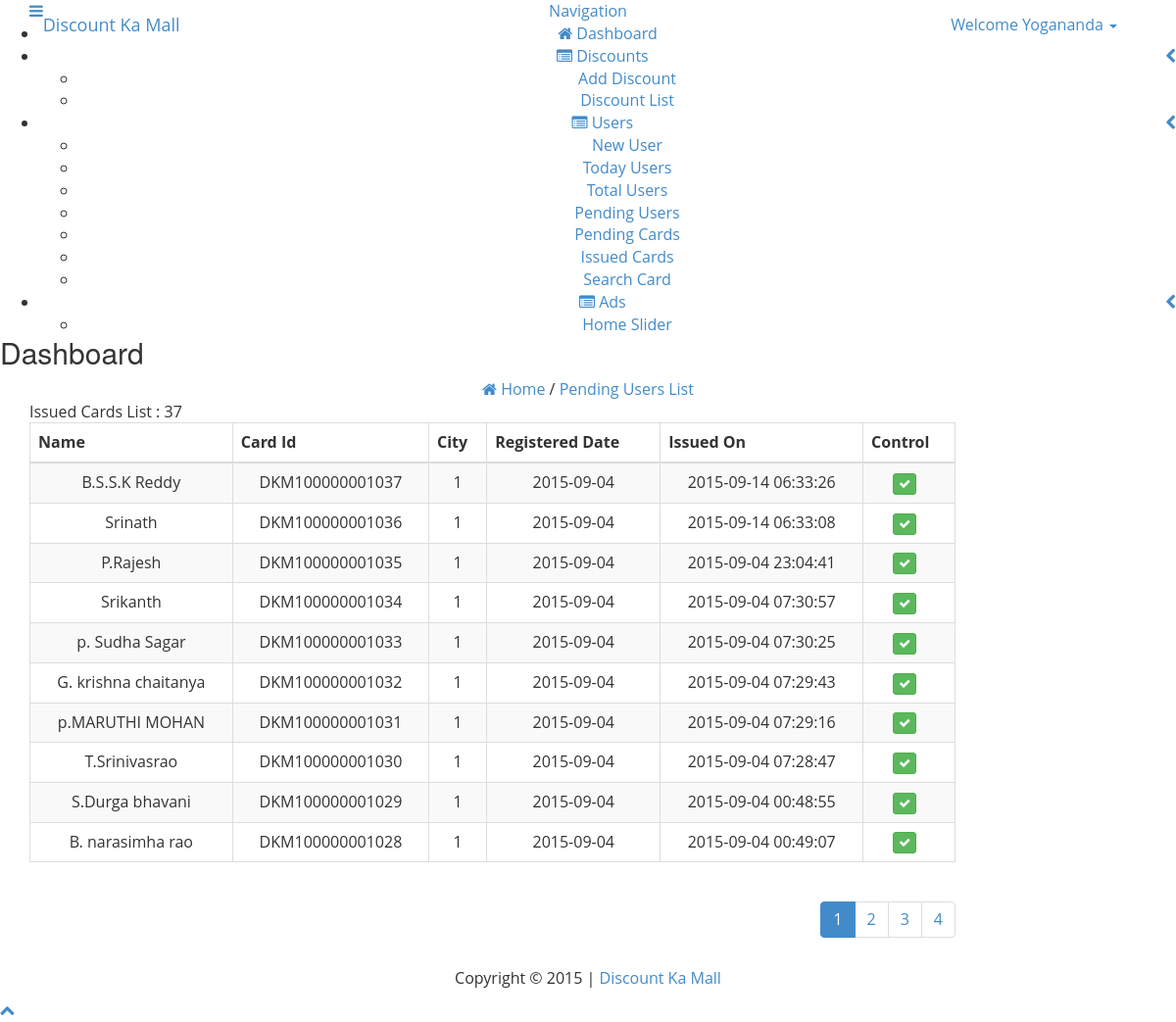
The app's page /discountmall/issued-cards.php (signed in) with its own data.
### tables this page shows
CREATE TABLE IF NOT EXISTS `users` (
  `sno` int(10) NOT NULL AUTO_INCREMENT,
  `userid` varchar(20) NOT NULL,
  `full_name` varchar(255) NOT NULL,
  `email` varchar(255) NOT NULL,
  `pass` varchar(50) NOT NULL,
  `gender` enum('M','F') NOT NULL,
  `mobile` varchar(20) NOT NULL,
  `dob` date NOT NULL,
  `aid` varchar(30) NOT NULL,
  `acard` varchar(255) NOT NULL,
  `cphoto` varchar(255) NOT NULL,
  `address` mediumtext NOT NULL,
  `city` varchar(5) NOT NULL,
  `terms` tinyint(1) NOT NULL,
  `dcard` tinyint(1) NOT NULL,
  `issby` varchar(20) NOT NULL,
  `rdate` date NOT NULL,
  `apply_status` varchar(10) NOT NULL,
  PRIMARY KEY (`sno`)
);

CREATE TABLE IF NOT EXISTS `discards` (
  `sno` int(10) NOT NULL AUTO_INCREMENT,
  `userid` varchar(20) NOT NULL,
  `card_type` varchar(100) NOT NULL,
  `card_amount` float NOT NULL,
  `issue_date` date NOT NULL,
  `valid_date` date NOT NULL,
  `apply_date` date NOT NULL,
  `posted_date` datetime NOT NULL,
  `cardid` varchar(20) NOT NULL,
  PRIMARY KEY (`sno`)
);

### discountmall/issued-cards.php (the view, shortened to what this page needs)
<?php
$admin_name=$_SESSION['uname'];
?>
<!DOCTYPE html>
<html lang="en">
<head>
  <link href="style/bootstrap.css" rel="stylesheet">
  <link rel="stylesheet" href="style/font-awesome.css">
  <link rel="stylesheet" href="style/jquery-ui-1.9.2.custom.min.css">
  <link rel="stylesheet" href="style/fullcalendar.css">
  <link rel="stylesheet" href="style/prettyPhoto.css">
  <link rel="stylesheet" href="style/rateit.css">
  <link rel="stylesheet" href="style/bootstrap-datetimepicker.min.css">
  <link rel="stylesheet" href="style/jquery.cleditor.css">
  <link rel="stylesheet" href="style/uniform.default.html">
  <link rel="stylesheet" href="style/daterangepicker-bs3.css" />
  <link rel="stylesheet" href="style/bootstrap-switch.css">
  <link href="style/style.css" rel="stylesheet">
  <link href="style/widgets.css" rel="stylesheet">
  <link href="style/jquery.gritter.css" rel="stylesheet">
</head>
<body>
<header>
<div class="navbar navbar-fixed-top bs-docs-nav" role="banner">
    <div class="container">
      <div class="navbar-header">
      <a href="#" class="pull-left menubutton hidden-xs"><i class="fa fa-bars"></i></a>
		  <a href="dashboard.php" class="navbar-brand">Discount <span class="bold">Ka Mall</span></a>
		</div>
      <nav class="collapse navbar-collapse bs-navbar-collapse" role="navigation">
        <ul class="nav navbar-nav pull-right">
          <li class="dropdown pull-right user-data">
            <a data-toggle="dropdown" class="dropdown-toggle" href="#">
              Welcome <span class="bold"><?php echo ucfirst($admin_name);?></span> <b class="caret"></b>
            </a>
          </li>
        </ul>
      </nav>
    </div>
  </div>
</header>
<div class="content">
    <div class="sidebar">
        <div class="sidebar-dropdown"><a href="#">Navigation</a></div>
        <ul id="nav">
          <li><a href="dashboard.php" class="open"><i class="fa fa-home"></i> <span>Dashboard</span></a></li>
          <li class="has_sub"><a href="#"><i class="fa fa-list-alt"></i> <span>Discounts</span> <span class="pull-right"><i class="fa fa-chevron-left"></i></span></a>
            <ul>
              <li><a href="add-discount.php">Add Discount</a></li>
              <li><a href="discount-list.php">Discount List</a></li>
            </ul>
          </li>
		<li class="has_sub"><a href="#" class="open"><i class="fa fa-list-alt"></i> <span>Users</span> <span class="pull-right"><i class="fa fa-chevron-left"></i></span></a>
            <ul>
				<li><a href="new-user.php">New User</a></li>
				<li><a href="today-users.php">Today Users</a></li>
				<li><a href="total-users.php">Total Users</a></li>
				<li><a href="pending-users.php">Pending Users</a></li>
				<li><a href="card-pendings.php">Pending Cards</a></li>
        <li><a href="issued-cards.php" class="active">Issued Cards</a></li>
        <li><a href="search-user.php">Search Card</a></li>
            </ul>
        </li>
		<li class="has_sub"><a href="#"><i class="fa fa-list-alt"></i> <span>Ads</span> <span class="pull-right"><i class="fa fa-chevron-left"></i></span></a>
            <ul>
				<li><a href="home-slider.php">Home Slider</a></li>
            </ul>
        </li>
        </ul>
    </div>
  	<div class="mainbar">
	    <div class="page-head">
	      <h2 class="pull-left">Dashboard</h2>
        <div class="clearfix"></div>
        <div class="bread-crumb">
          <a href="dashboard.php"><i class="fa fa-home"></i> Home</a>
          <span class="divider">/</span>
          <a href="#" class="bread-current">Pending Users List</a>
        </div>
	    </div>
	    <div class="matter">
        <div class="container">
			<div class="row">
				<div class="col-md-10">
				<?php
					if(isset($_GET['edit']))
					{
						$disid=$_GET['edit'];
						$edit_discount=mysql_query("select * from discounts where disid='{$disid}'");
						$edetails=mysql_fetch_array($edit_discount);
						?>
						<div class="widget">
                <div class="widget-head">
                  <div class="pull-left">Edit Discount</div>
                  <div class="clearfix"></div>
                </div>
                <div class="widget-content">
                  <div class="padd">
                     <form class="form-horizontal" role="form" method="post" action="" enctype="multipart/form-data" onsubmit="return valid_details();">
							<input type="hidden" name="disid" value="<?php echo $disid; ?>">
							<div class="form-group">
                                  <label class="col-lg-2 control-label">Category</label>
                                  <div class="col-lg-10">
                                    <select class="form-control" name="cat" id="cat">
                                      <option value="Auto" <?php if($edetails['category']=="Auto"){ ?> selected="selected" <?php } ?>>Automobiles</option>
									  <option value="Beauty" <?php if($edetails['category']=="Beauty"){ ?> selected="selected" <?php } ?>>Beauty & Spa</option>
                                      <option value="Mobiles" <?php if($edetails['category']=="Mobiles"){ ?> selected="selected" <?php } ?>>Mobiles</option>
                                      <option value="Gaming" <?php if($edetails['category']=="Gaming"){ ?> selected="selected" <?php } ?>>Gaming</option>
                                      <option value="Hospitals"<?php if($edetails['category']=="Hospitals"){ ?> selected="selected" <?php } ?>>Hospitals</option>
                                      <option value="Hotels" <?php if($edetails['category']=="Hotels"){ ?> selected="selected" <?php } ?>>Hotels</option>
									  <option value="Shopping" <?php if($edetails['category']=="Shopping"){ ?> selected="selected" <?php } ?>>Shopping</option>
									  <option value="Restaurants" <?php if($edetails['category']=="Restaurants"){ ?> selected="selected" <?php } ?>>Restaurants</option>
									  <option value="Travels" <?php if($edetails['category']=="Travels"){ ?> selected="selected" <?php } ?>>Travels</option>
                                    </select>
                                  </div>
                            </div>
                                <div class="form-group">
                                  <label class="col-lg-2 control-label">Ad Title</label>
                                  <div class="col-lg-10">
                                    <input type="text" class="form-control" name="adtitle" id="adtitle" placeholder="Ad Title" value="<?php echo $edetails['adtitle']; ?>">
                                  </div>
                                </div>
                                <div class="form-group">
                                  <label class="col-lg-2 control-label">Discount</label>
                                  <div class="col-lg-10">
                                    <input type="text" class="form-control" name="discount" id="discount" placeholder="Discount" value="<?php echo $edetails['discount']; ?>">
                                  </div>
                                </div>
                                <div class="form-group">
                                  <label class="col-lg-2 control-label">Address</label>
                                  <div class="col-lg-10">
                                    <textarea class="form-control" rows="3" name="address" id="address" placeholder="Address"><?php echo $edetails['address']; ?></textarea>
                                  </div>
                                </div>
								<div class="form-group">
                                  <label class="col-lg-2 control-label">Contact Details</label>
                                  <div class="col-lg-10">
                                    <textarea class="form-control" rows="2" name="cdetails" id="cdetails" placeholder="Contact Details"><?php echo $edetails['cdetails']; ?></textarea>
                                  </div>
                                </div>
								<div class="form-group">
                                  <label class="col-lg-2 control-label">Description</label>
                                  <div class="col-lg-10">
                                    <textarea class="form-control" rows="3" name="desc" id="desc" placeholder="Description"><?php echo $edetails['description']; ?></textarea>
                                  </div>
                                </div>
								<div class="form-group">
                                  <label class="col-lg-2 control-label">Discount Logo</label>
                                  <div class="col-lg-10">
								  <img src="<?php echo $edetails['dlogo']; ?>" width="100" height="100"><br/><br/>
                                    <input type="file" name="dimage" id="dimage">
                                  </div>
                                </div>
                                    <hr />
                                <div class="form-group">
                                  <div class="col-lg-offset-2 col-lg-9">
                                    <input type="submit" class="btn btn-success" name="sub" value="Update">
                                    <input type="button" class="btn btn-danger" value="Back" onclick='return discountlist();'>
                                  </div>
                                </div>
                              </form>
                  </div>
                </div>
              </div>
						<?php
					}
					else
					{
						?>
						<div class="widget">
                <div class="widget-head">
                  <?php
                      $today_users=mysql_query("select * from users where dcard='1' and apply_status='yes'");
                      $urows=mysql_num_rows($today_users);
                  ?>
                  <div class="pull-left">Issued Cards List : <?php echo $urows; ?></div>
                  <div class="clearfix"></div>
                </div>
                  <div class="widget-content">
                    <table class="table table-striped table-bordered table-hover">
                      <thead>
                        <tr>
                          <th>Name</th>
                          <th>Card Id</th>
                          <th>City</th>
						  <th>Registered Date</th>
              <th>Issued On</th>
                          <th>Control</th>
                        </tr>
                      </thead>
                      <tbody>
						<?php
						if(isset($_GET['page']))
						{
							$page=$_GET['page'];
						}
						else
						{
							$page=1;
						}
						$start_from=($page-1) * 10;
						if($urows==0)
						{
							echo "<div class='alert alert-danger'>
							 No Issued Cards Found
								</div>";
						}
						else
						{
							$users_list=mysql_query("select * from users where dcard='1' and apply_status='yes' order by sno desc limit $start_from, 10");
							while($user_details=mysql_fetch_array($users_list))
							{
                $card_status=mysql_query("select posted_date, cardid from discards where userid='{$user_details[1]}'");
                $card_data=mysql_fetch_array($card_status);
								echo "<tr>
								<td>$user_details[2]</td>
                <td>$card_data[1]</td>
								<td>$user_details[12]</td>
								<td>$user_details[16]</td>
                <td>$card_data[0]</td>
								<td>
								<a href='user-fulldetails.php?Id=$user_details[1]'><button class='btn btn-xs btn-success'><i class='fa fa-check'></i></button></a>&nbsp;&nbsp;";
								echo "</td>
								</tr>";
							}
						}
						?>
                      </tbody>
                    </table>
                    <div class="widget-foot">
                        <ul class="pagination pull-right">
                          <?php
						$total_pages = ceil($urows/10);
						for($j=1; $j<=$total_pages; $j++)
							{
							if($j != $page)
							{
							echo "<li><a href='issued-cards.php?page=".$j."'> ".$j."</a></li>";
							}
							else
							{
							echo "<li class='active'><a href='issued-cards.php?page=".$j."'> ".$j."</a></li>";
							}
							}
						?>
                        </ul>
                      <div class="clearfix"></div>
                    </div>
                  </div>
                </div>
						<?php
					}
				?>
				</div>
			</div>
        </div>
		</div>
    </div>
</div>
<footer>
  <div class="container">
    <div class="row">
      <div class="col-md-12">
            <p class="copy">Copyright &copy; 2015 | <a href="#">Discount Ka Mall</a> </p>
      </div>
    </div>
  </div>
</footer>
<span class="totop"><a href="#"><i class="fa fa-chevron-up"></i></a></span>
</body>
</html>

### css/style.css (style rules this page uses)
h4, h5, h6, h1, h2, h3 { margin-top: 0; }
ul, ol { margin: 0; }
p { margin: 0; }
html, body { font-family: 'Open Sans', sans-serif; font-size: 100%; background: #ffffff; }
body a { transition:0.5s all; -webkit-transition:0.5s all; -moz-transition:0.5s all; -o-transition:0.5s all; -ms-transition:0.5s all; }
.content { text-align:center; }
.copy { margin:10px 0; text-align:center; }

### records on screen
users: full_name "B.S.S.K Reddy", discards.cardid "DKM100000001037", city "1", rdate "2015-09-04", discards.posted_date "2015-09-14 06:33:26"
users: full_name "Srinath", discards.cardid "DKM100000001036", city "1", rdate "2015-09-04", discards.posted_date "2015-09-14 06:33:08"
users: full_name "P.Rajesh", discards.cardid "DKM100000001035", city "1", rdate "2015-09-04", discards.posted_date "2015-09-04 23:04:41"
users: full_name "Srikanth", discards.cardid "DKM100000001034", city "1", rdate "2015-09-04", discards.posted_date "2015-09-04 07:30:57"
users: full_name "p. Sudha Sagar", discards.cardid "DKM100000001033", city "1", rdate "2015-09-04", discards.posted_date "2015-09-04 07:30:25"
users: full_name "G. krishna chaitanya", discards.cardid "DKM100000001032", city "1", rdate "2015-09-04", discards.posted_date "2015-09-04 07:29:43"
users: full_name "p.MARUTHI MOHAN", discards.cardid "DKM100000001031", city "1", rdate "2015-09-04", discards.posted_date "2015-09-04 07:29:16"
users: full_name "T.Srinivasrao", discards.cardid "DKM100000001030", city "1", rdate "2015-09-04", discards.posted_date "2015-09-04 07:28:47"
users: full_name "S.Durga bhavani", discards.cardid "DKM100000001029", city "1", rdate "2015-09-04", discards.posted_date "2015-09-04 00:48:55"
users: full_name "B. narasimha rao", discards.cardid "DKM100000001028", city "1", rdate "2015-09-04", discards.posted_date "2015-09-04 00:49:07"

### other values on screen
$admin_name "Yogananda"
$urows "37"
